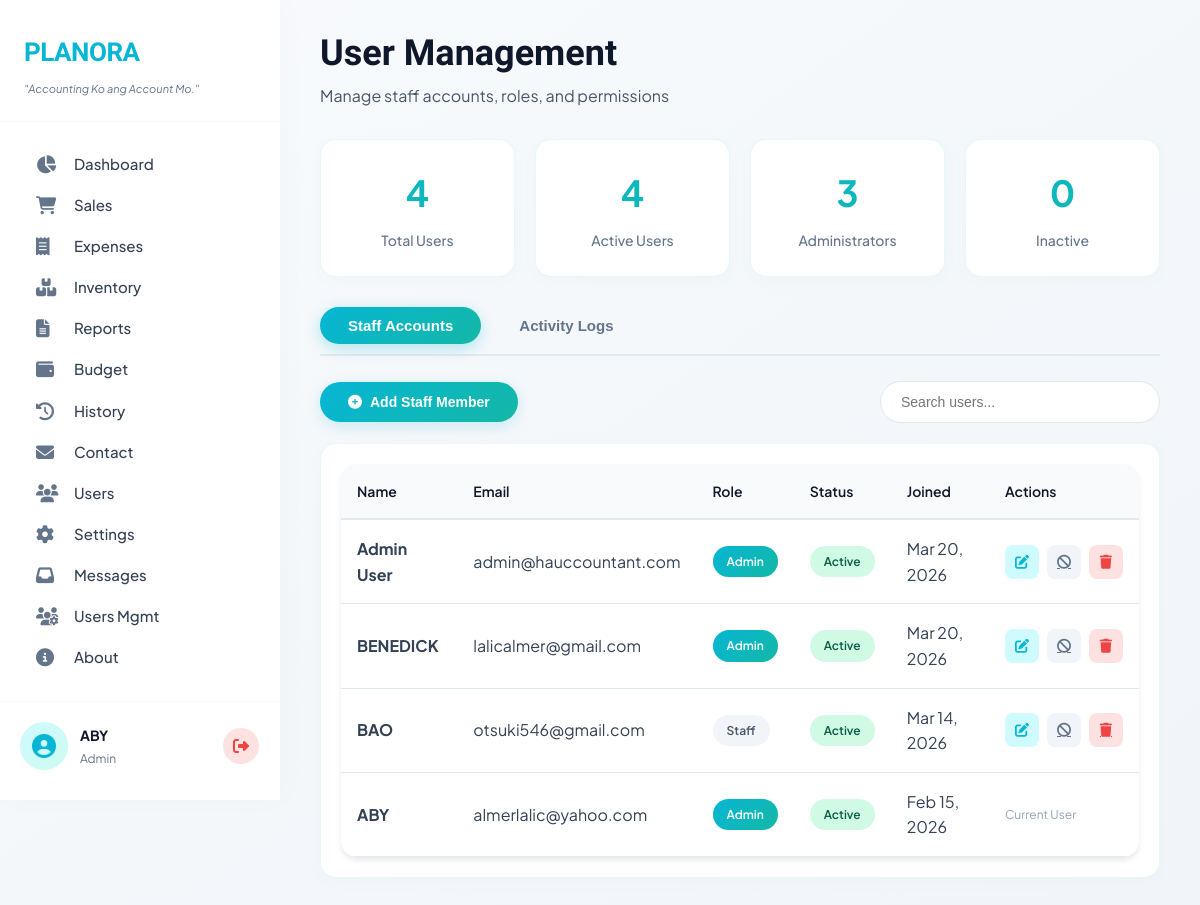
The page /users.php (signed in) on the database its author committed.
### tables this page shows
CREATE TABLE `users` (
  `id` int(11) NOT NULL,
  `business_name` varchar(255) DEFAULT NULL,
  `owner_name` varchar(255) DEFAULT NULL,
  `email` varchar(255) NOT NULL,
  `password` varchar(255) NOT NULL,
  `role` enum('admin','staff') DEFAULT 'staff',
  `status` enum('active','inactive') DEFAULT 'active',
  `created_at` timestamp NOT NULL DEFAULT current_timestamp()
);

### users.php (the view, shortened to what this page needs)
<?php
require_once 'config/database.php';
$user_id = $_SESSION['user_id'];
$user_name = $_SESSION['user_name'];
$stmt = $pdo->query("SELECT * FROM users ORDER BY created_at DESC");
$users = $stmt->fetchAll();
$total_users = count($users);
$active_users = 0;
$admin_count = 0;
foreach ($users as $u) {
    if ($u['status'] === 'active') $active_users++;
    if ($u['role'] === 'admin') $admin_count++;
}
?>
<!DOCTYPE html>
<html lang="en">
<head>
    <link rel="stylesheet" href="https://cdnjs.cloudflare.com/ajax/libs/font-awesome/6.4.0/css/all.min.css">
    <link href="https://unpkg.com/aos@2.3.1/dist/aos.css" rel="stylesheet">
    <link rel="stylesheet" href="style.css">
</head>
<body>
    <div class="container">
        <aside class="sidebar">
            <div class="logo-section">
                <h1>PLANORA</h1>
                <p class="tagline">"Accounting Ko ang Account Mo."</p>
            </div>
            <nav class="nav-menu">
    <a href="index.php" class="nav-item home">
        <i class="fas fa-chart-pie"></i>
        <span>Dashboard</span>
    </a>
    <a href="sales.php" class="nav-item sales">
        <i class="fas fa-shopping-cart"></i>
        <span>Sales</span>
    </a>
    <a href="expenses.php" class="nav-item expenses">
        <i class="fas fa-receipt"></i>
        <span>Expenses</span>
    </a>
    <a href="inventory.php" class="nav-item inventory">
        <i class="fas fa-boxes"></i>
        <span>Inventory</span>
    </a>
    <a href="reports.php" class="nav-item reports">
        <i class="fas fa-file-alt"></i>
        <span>Reports</span>
    </a>
    <a href="budget.php" class="nav-item budget">
        <i class="fas fa-wallet"></i>
        <span>Budget</span>
    </a>
    <a href="history.php" class="nav-item history">
        <i class="fas fa-history"></i>
        <span>History</span>
    </a>
    <a href="contact.php" class="nav-item contact">
        <i class="fas fa-envelope"></i>
        <span>Contact</span>
    </a>
    <a href="users.php" class="nav-item users">
        <i class="fas fa-users"></i>
        <span>Users</span>
    </a>
    <a href="settings.php" class="nav-item settings">
        <i class="fas fa-cog"></i>
        <span>Settings</span>
    </a>
    <a href="admin_messages.php" class="nav-item admin-messages">
        <i class="fas fa-inbox"></i>
        <span>Messages</span>
    </a>
    <a href="admin_users.php" class="nav-item admin-users">
        <i class="fas fa-users-cog"></i>
        <span>Users Mgmt</span>
    </a>
    <a href="about.php" class="nav-item about">
        <i class="fas fa-info-circle"></i>
        <span>About</span>
    </a>
</nav>
            <div class="user-info">
                <div class="user-avatar">
                    <i class="fas fa-user-circle"></i>
                </div>
                <div class="user-details">
                    <p class="user-name"><?php echo htmlspecialchars($user_name); ?></p>
                    <p class="user-role"><?php echo ucfirst($_SESSION['user_role']); ?></p>
                </div>
                <a href="logout.php" class="logout-btn" title="Logout">
                    <i class="fas fa-sign-out-alt"></i>
                </a>
            </div>
        </aside>
        <main class="main-content">
            <div class="content-header">
                <h1>User Management</h1>
                <p class="subtitle">Manage staff accounts, roles, and permissions</p>
            </div>
            <div class="stats-grid-small" data-aos="fade-up">
                <div class="stat-box">
                    <div class="number"><?php echo $total_users; ?></div>
                    <div class="label">Total Users</div>
                </div>
                <div class="stat-box">
                    <div class="number"><?php echo $active_users; ?></div>
                    <div class="label">Active Users</div>
                </div>
                <div class="stat-box">
                    <div class="number"><?php echo $admin_count; ?></div>
                    <div class="label">Administrators</div>
                </div>
                <div class="stat-box">
                    <div class="number"><?php echo $total_users - $active_users; ?></div>
                    <div class="label">Inactive</div>
                </div>
            </div>
            <div class="user-tabs" data-aos="fade-up">
                <button class="tab-btn active" onclick="showTab('users')">Staff Accounts</button>
                <button class="tab-btn" onclick="showTab('logs')">Activity Logs</button>
            </div>
            <div id="users-tab" class="tab-content active">
                <div class="action-bar">
                    <button class="add-btn" onclick="showAddUserModal()">
                        <i class="fas fa-plus-circle"></i> Add Staff Member
                    </button>
                    <div>
                        <input type="text" id="searchUser" class="search-input" placeholder="Search users...">
                    </div>
                </div>
                <div style="background: white; border-radius: 16px; padding: 20px; box-shadow: 0 4px 20px rgba(0,0,0,0.02); border: 1px solid rgba(6, 182, 212, 0.1);">
                    <table class="user-table" id="usersTable">
                        <thead>
                            <tr>
                                <th>Name</th>
                                <th>Email</th>
                                <th>Role</th>
                                <th>Status</th>
                                <th>Joined</th>
                                <th>Actions</th>
                            </tr>
                        </thead>
                        <tbody>
                            <?php foreach ($users as $user): ?>
                            <tr>
                                <td>
                                    <strong><?php echo htmlspecialchars($user['owner_name']); ?></strong>
                                </td>
                                <td><?php echo htmlspecialchars($user['email']); ?></td>
                                <td>
                                    <span class="role-badge <?php echo $user['role']; ?>">
                                        <?php echo ucfirst($user['role']); ?>
                                    </span>
                                </td>
                                <td>
                                    <span class="status-badge <?php echo $user['status']; ?>">
                                        <?php echo ucfirst($user['status']); ?>
                                    </span>
                                </td>
                                <td><?php echo date('M j, Y', strtotime($user['created_at'])); ?></td>
                                <td>
                                    <div class="action-buttons">
                                        <?php if ($user['id'] != $user_id): ?>
                                            <button class="icon-btn edit" onclick="editUser(<?php echo $user['id']; ?>, '<?php echo htmlspecialchars($user['owner_name']); ?>', '<?php echo $user['email']; ?>', '<?php echo $user['role']; ?>', '<?php echo $user['status']; ?>')" title="Edit">
                                                <i class="fas fa-edit"></i>
                                            </button>
                                            <a href="?toggle=<?php echo $user['id']; ?>" class="icon-btn toggle" title="<?php echo $user['status'] === 'active' ? 'Deactivate' : 'Activate'; ?>">
                                                <i class="fas fa-<?php echo $user['status'] === 'active' ? 'ban' : 'check'; ?>"></i>
                                            </a>
                                            <a href="?delete=<?php echo $user['id']; ?>" class="icon-btn delete" title="Delete" onclick="return confirm('Are you sure you want to delete this user? This action cannot be undone.')">
                                                <i class="fas fa-trash"></i>
                                            </a>
                                        <?php else: ?>
                                            <span style="color: #94a3b8; font-size: 12px;">Current User</span>
                                        <?php endif; ?>
                                    </div>
                                </td>
                            </tr>
                            <?php endforeach; ?>
                        </tbody>
                    </table>
                </div>
            </div>
        </main>
    </div>
</body>
</html>

### users.php (style rules this page uses)
:root { --primary: #06B6D4; --primary-dark: #0891b2; --primary-light: #22d3ee; --primary-soft: #cffafe; --accent: #14B8A6; --accent-soft: #ccfbf1; --success: #10B981; --warning: #F59E0B; --danger: #EF4444; }
.stats-grid-small { display: grid; grid-template-columns: repeat(4, 1fr); gap: 20px; margin-bottom: 30px; }
.stat-box { background: white; padding: 24px; border-radius: 16px; box-shadow: 0 4px 20px rgba(0,0,0,0.02); border: 1px solid rgba(6, 182, 212, 0.1); text-align: center; transition: all 0.3s ease; }
.stat-box .number { font-size: 36px; font-weight: 700; background: linear-gradient(135deg, var(--primary), var(--accent)); -webkit-background-clip: text; -webkit-text-fill-color: transparent; background-clip: text; margin-bottom: 8px; }
.stat-box .label { color: #64748b; font-size: 14px; font-weight: 500; }
.user-tabs { display: flex; gap: 10px; margin-bottom: 25px; border-bottom: 2px solid #e2e8f0; padding-bottom: 10px; }
.tab-btn { padding: 10px 28px; border: none; background: transparent; border-radius: 30px; font-weight: 600; cursor: pointer; transition: all 0.3s ease; color: #64748b; font-size: 15px; }
.tab-btn.active { background: linear-gradient(135deg, var(--primary), var(--accent)); color: white; box-shadow: 0 4px 15px rgba(6, 182, 212, 0.3); }
.tab-content { display: none; }
.tab-content.active { display: block; }
.action-bar { display: flex; justify-content: space-between; align-items: center; margin-bottom: 20px; }
.add-btn { background: linear-gradient(135deg, var(--primary), var(--accent)); color: white; border: none; padding: 12px 28px; border-radius: 30px; font-weight: 600; cursor: pointer; display: flex; align-items: center; gap: 8px; transition: all 0.3s ease; box-shadow: 0 4px 15px rgba(6, 182, 212, 0.2); }
.user-table { width: 100%; border-collapse: collapse; }
.user-table th { background: #f8fafc; padding: 16px; text-align: left; font-weight: 600; color: #0f172a; font-size: 14px; }
.user-table td { padding: 16px; border-bottom: 1px solid #e2e8f0; color: #334155; }
.status-badge { display: inline-block; padding: 6px 14px; border-radius: 30px; font-size: 12px; font-weight: 600; }
.status-badge.active { background: #d1fae5; color: #065f46; }
.role-badge { display: inline-block; padding: 6px 14px; border-radius: 30px; font-size: 12px; font-weight: 600; }
.role-badge.admin { background: linear-gradient(135deg, #06B6D4, #14B8A6); color: white; }
.role-badge.staff { background: #f1f5f9; color: #475569; }
.action-buttons { display: flex; gap: 8px; }
.icon-btn { width: 34px; height: 34px; border: none; border-radius: 8px; cursor: pointer; transition: all 0.3s ease; display: inline-flex; align-items: center; justify-content: center; font-size: 14px; }
.icon-btn.edit { background: #cffafe; color: #06B6D4; }
.icon-btn.delete { background: #fee2e2; color: #EF4444; }
.icon-btn.toggle { background: #f1f5f9; color: #64748b; }
.search-input { padding: 12px 20px; border: 1px solid #e2e8f0; border-radius: 30px; width: 280px; font-size: 14px; transition: all 0.3s ease; }

### rows shown on the page
users: owner_name "Admin User", email "admin@hauccountant.com", role "Admin", status "Active", created_at "Mar 20, 2026"
users: owner_name "BENEDICK", email "lalicalmer@gmail.com", role "Admin", status "Active", created_at "Mar 20, 2026"
users: owner_name "BAO", email "otsuki546@gmail.com", role "Staff", status "Active", created_at "Mar 14, 2026"
users: owner_name "ABY", email "almerlalic@yahoo.com", role "Admin", status "Active", created_at "Feb 15, 2026", shows "Current User"

### other values the page prints
$user_name "ABY"
$_SESSION['user_role'] "Admin"
$total_users "4"
$active_users "4"
$admin_count "3"
$total_users - $active_users "0"
